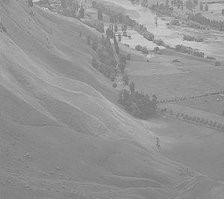
#> input picture images/contrast_stretching/eq_img.jpg, 224 x 199 px
$ python contrast_stretching.py
#> lines starting #> are read from the running program, lines starting #| are printed output that depends on the picture
# -*- coding: utf-8 -*-
"""
Created on Tue May  7 20:52:12 2019

@author: AshKing
"""

import cv2
import numpy as np
from matplotlib import pyplot as plt
img = cv2.imread('images/contrast_stretching/eq_img.jpg',0)
#> img is the input picture: shape (199, 224); min 100, max 227, mean 147.7
new_img=np.zeros(img.shape,dtype=np.uint8)
new=np.zeros((255,1),dtype=np.uint8)
hist=np.zeros(256,dtype=np.uint8)
low=100
high=200
L=255
for i,j in enumerate(img.flat):
    hist[j]+=1
    j=int(L*(j-low)/high)
    if j>L:
        j=L
    elif j<0:
        j=0
    new[j]=new[j]+1
    new_img.flat[i]=j
#> this loop made 44576 passes
#> after the loop, hist = 256 values, max 243 at index 170, min 0 at index 0, mean 40.12; new = 255 values, max 243 at index 89, min 0 at index 1, mean 40.28

plt.plot(hist)
plt.show()
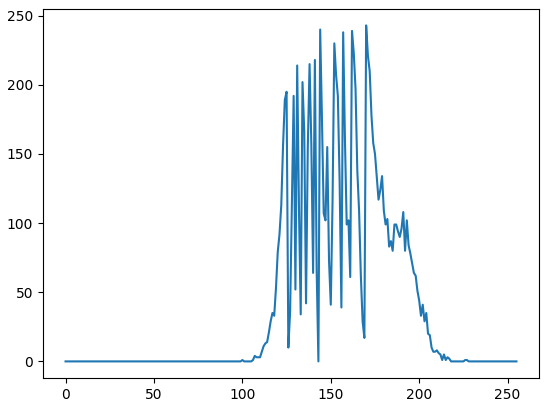
#> figure drawn by matplotlib, 1 panel; curve peaks at x = 170, y = 243
plt.plot(new)

new_img=np.reshape(new_img,img.shape)
cv2.imshow("original",img)
cv2.imshow("contrast equalised",new_img)
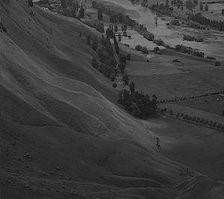
#> window 'contrast equalised': shape (199, 224); min 0, max 161, mean 60.3
cv2.waitKey(0)
cv2.destroyAllWindows()
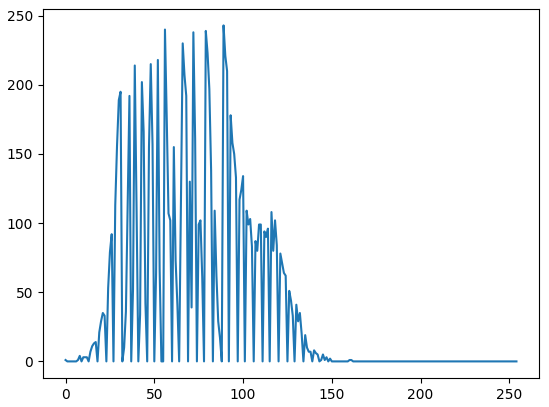
#> figure drawn by matplotlib, 1 panel; curve peaks at x = 89, y = 243
